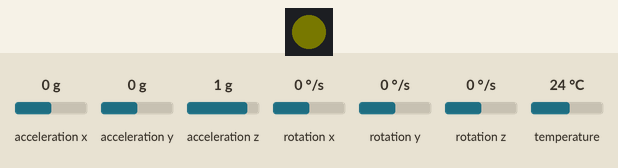
Simulated run of this sketch. Board: ESP32. Shown: 1 RGB LEDs in strip order, left to right. The inputs (shaded band) are chosen by the test bench; at power-on: acceleration x 0 g, acceleration y 0 g, acceleration z 1 g, rotation x 0 °/s, rotation y 0 °/s, rotation z 0 °/s, temperature 24 °C. Dim RGB values are drawn brighter than linear; WiFi joins after 1.5 s; servers stay silent unless stated; the local clock reads 2024-03-15 10:24:30 at power-on unless the sketch sets it; what the sketch prints to the serial monitor is not drawn.

Above: at 0.0 s.
At 1.9 s:
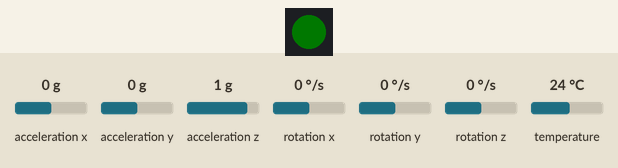
Timing chart, 0 to 3.4 s (numbered marks = the images above):
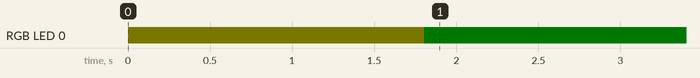

The sketch:

mpu6050_console.ino
```cpp
#include "WiFi.h"
#include "time.h"
#include "Wire.h"
#include <Adafruit_MPU6050.h>
#include "ESP32Time.h"

Adafruit_MPU6050 mpu;

const char* ntpServer = "pool.ntp.org";
const long  gmtOffset_sec = 3600;
const int   daylightOffset_sec = 3600;

ESP32Time rtc(gmtOffset_sec);  // offset in seconds GMT+1

#include "Freenove_WS2812_Lib_for_ESP32.h"
#define LED_PIN 1
Freenove_ESP32_WS2812 led = Freenove_ESP32_WS2812(1, LED_PIN, 0, TYPE_GRB);

const char* ssid       = "SSID";
const char* password   = "PASSWORD";

long timer = 0;
struct tm timeinfo;
time_t now;

sensors_event_t a, g, temp;

void setLED(uint8_t r,uint8_t g,uint8_t b) {
  led.setLedColorData(0, r, g, b);
  led.show();
}


String append;
void setup() {
  // ******** LED for debugging *********
  led.begin();
  led.setBrightness(10);
  setLED(60, 60, 0); // yellow
  // **************************

  Serial.begin(921600);

  // ********* Sync time *********
  //connect to WiFi
  WiFi.begin(ssid, password, 6);
  while (WiFi.status() != WL_CONNECTED);
  //init and get the time
  configTime(gmtOffset_sec, daylightOffset_sec, ntpServer);
  if (!getLocalTime(&timeinfo)) {
    Serial.println("Failed to obtain time");
    return;
  }
  //disconnect WiFi as it's no longer needed
  WiFi.disconnect(true);
  WiFi.mode(WIFI_OFF);
  // **************************

  // ********* mpu6050 *********
  Wire1.begin();
  if (!mpu.begin(0x68, &Wire1)) {
    Serial.println("MPU6050 Chip wurde nicht gefunden");
    return;
  }
  mpu.setAccelerometerRange(MPU6050_RANGE_8_G);
  mpu.setGyroRange(MPU6050_RANGE_500_DEG);
  // **************************
  setLED(0,60,0);

  refreshLocalTimeEverySeconds(0);  // Get the NTP time immediately
}

void loop() {
  refreshLocalTimeEverySeconds(10);  // Get the NTP time every 10 seconds only

  mpu.getEvent(&a, &g, &temp);


  measureEverymSec(10);              // Measure every 10 ms
}

void refreshLocalTimeEverySeconds(int seconds) {
  unsigned long mSeconds = seconds * 1000UL;
  static unsigned long lastTime = 0;
  if (millis() - lastTime >= mSeconds) {
    lastTime = millis();
    if (!getLocalTime(&timeinfo)) {
      Serial.println("Failed to obtain time");
    } else {
      rtc.setTimeStruct(timeinfo);
    }
  }
}

void measureEverymSec(unsigned long msecs) {
  static unsigned long lastMeasurement = 0;
  char message[120];
  if (millis() - lastMeasurement >= msecs) {
    lastMeasurement = millis();
    mpu.getEvent(&a, &g, &temp);
    setLED(60,0,0);
    Serial.printf("%20d, %20d, %2.6f, %2.6f, %2.6f\n",
                  rtc.getEpoch()-3600,
                  lastMeasurement,
                  a.acceleration.x,
                  a.acceleration.y,
                  a.acceleration.z);
    setLED(0,60,0);
  }
}
```

Measured:
- by itself, RGB LED 0: off → RGB(2, 2, 0) at 0.00 s, → RGB(0, 2, 0) 1.8 s later
